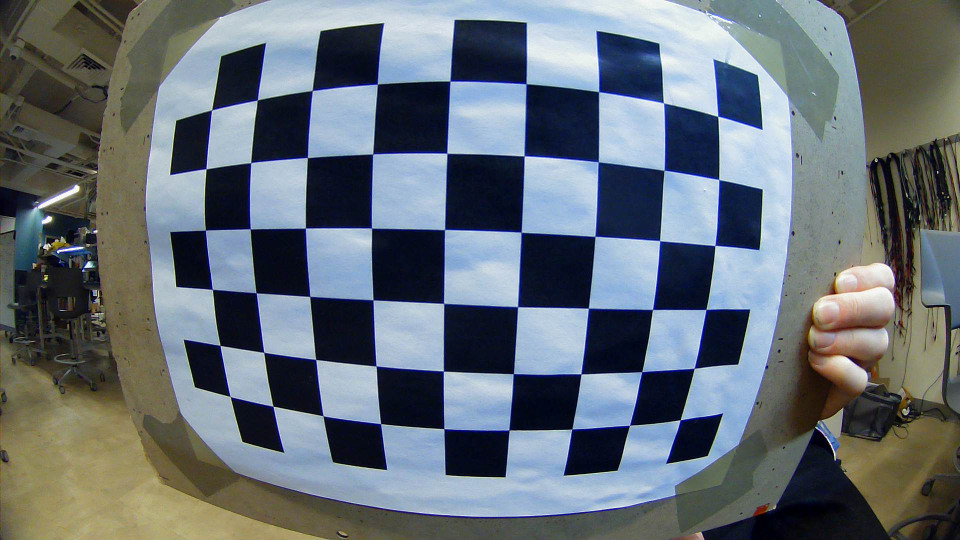
#> input picture software/usb/vision/distort.jpg, 1920 x 1080 px (shown at 1/2 size); its folder holds only this picture in this run
$ python -i picture_prep.py   (imports and definitions only)
#> lines starting #> are read from the running program, lines starting #| are printed output that depends on the picture
#> further down, picture is the input picture: PIL image 1920x1080 RGB; mean R, G, B 101.5, 110.3, 117.7
### software/usb/vision/undistort.py
import numpy as np
from PIL import Image,ImageFilter
import cv2
import glob

def undistort(img):
    # undistort
    cv_img = cv2.cvtColor(np.array(img), cv2.COLOR_RGB2BGR)
    #img.show()

    file = cv2.FileStorage("vision/parameters.yml", cv2.FileStorage_READ)
    matrix = file.getNode("matrix").mat()
    distortion = file.getNode("distortion").mat()
    newcameramtx = file.getNode("newcameramtx").mat()
    x = int(file.getNode("x").real())
    y = int(file.getNode("y").real())
    w = int(file.getNode("w").real())
    h = int(file.getNode("h").real())

    undst = cv2.undistort(cv_img, matrix, distortion, None, newcameramtx)
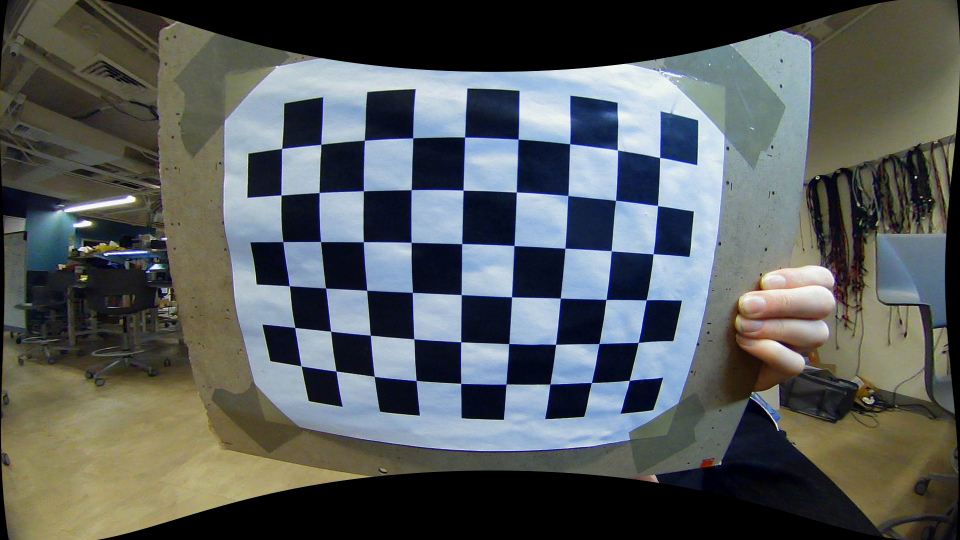
#> undst: shape (1080, 1920, 3) (shown at 1/2 size); mean B, G, R 89.9, 90.2, 85.5


    # cv2.imshow('original', cv_img)
    # cv2.imshow('undistorted', undst)
    # cv2.waitKey(0)

    undst = undst[y:y+h, x:x+w]
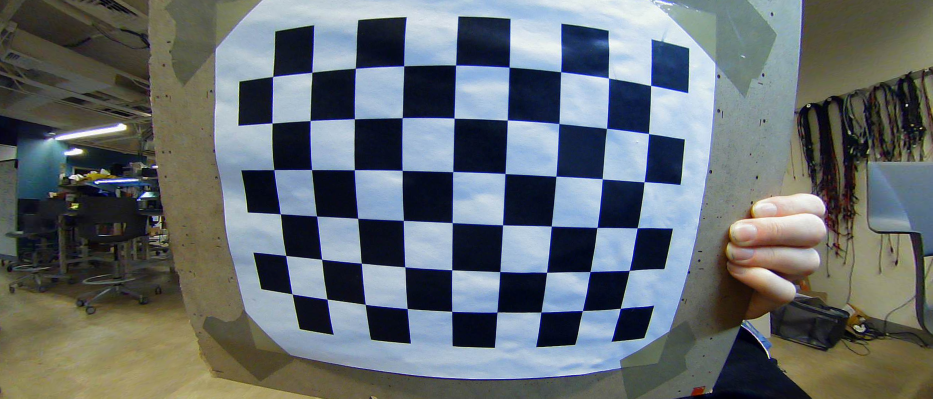
#> undst: shape (797, 1865, 3) (shown at 1/2 size); mean B, G, R 110.8, 107.6, 100.6

    # cv2.imshow('undistorted', undst)
    # cv2.waitKey(0)
    rgb_img = cv2.cvtColor(cv_img, cv2.COLOR_BGR2RGB)
    pil_img = Image.fromarray(rgb_img)
    return(pil_img)

### software/usb/vision/picture_prep.py
from PIL import Image,ImageFilter
from vision.undistort import *

def picture_prep(img):
    #img = img.resize([1920,1080])
    # img = img.rotate(180)
    img = undistort(img) # uses OpenCV and calibration file to correct lens distortion

    w,h = img.size
#> w = 1920; h = 1080

    img = img.filter(ImageFilter.GaussianBlur(8)) # blends colors and reduces noise
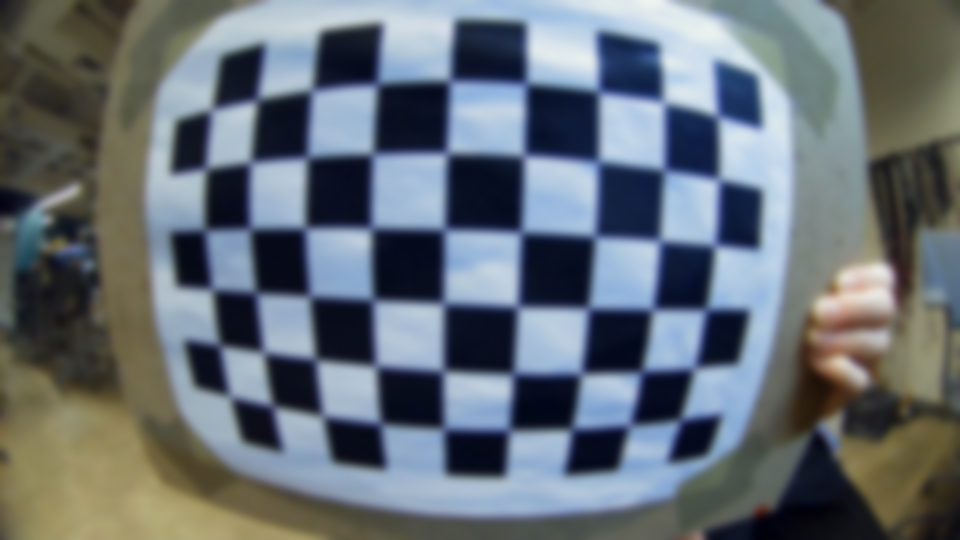
#> img: PIL image 1920x1080 RGB (shown at 1/2 size); mean R, G, B 101.5, 110.3, 117.7
    img = img.resize([int(w/8),int(h/8)]) # downsize to reduce runtime
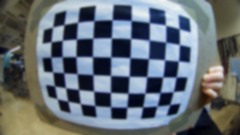
#> img: PIL image 240x135 RGB; mean R, G, B 101.5, 110.3, 117.7
    w,h = img.size
#> w = 240; h = 135

    return(img, w, h)

>>> from PIL import Image
>>> picture = Image.open('distort.jpg')
>>> result = picture_prep(picture)
